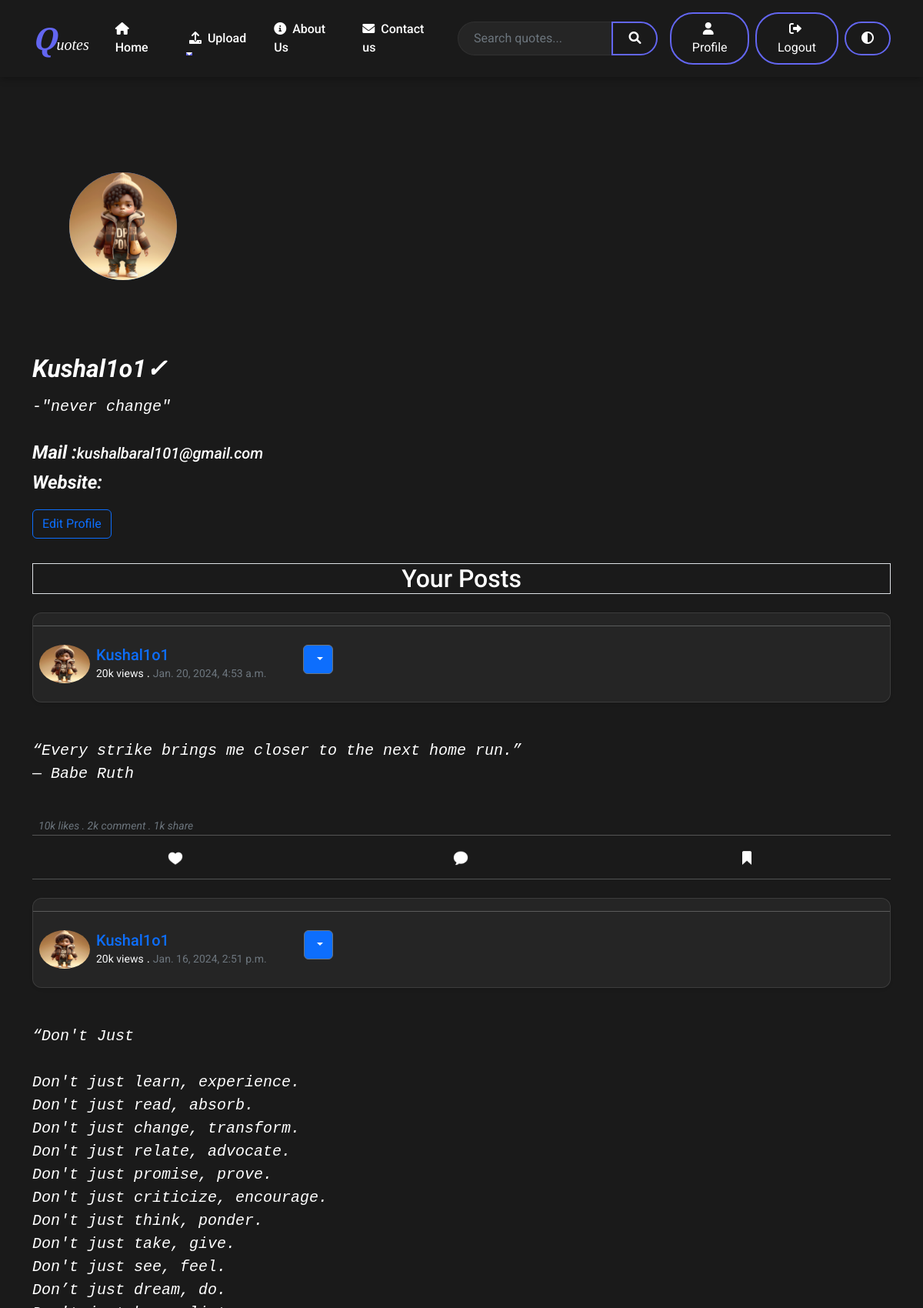
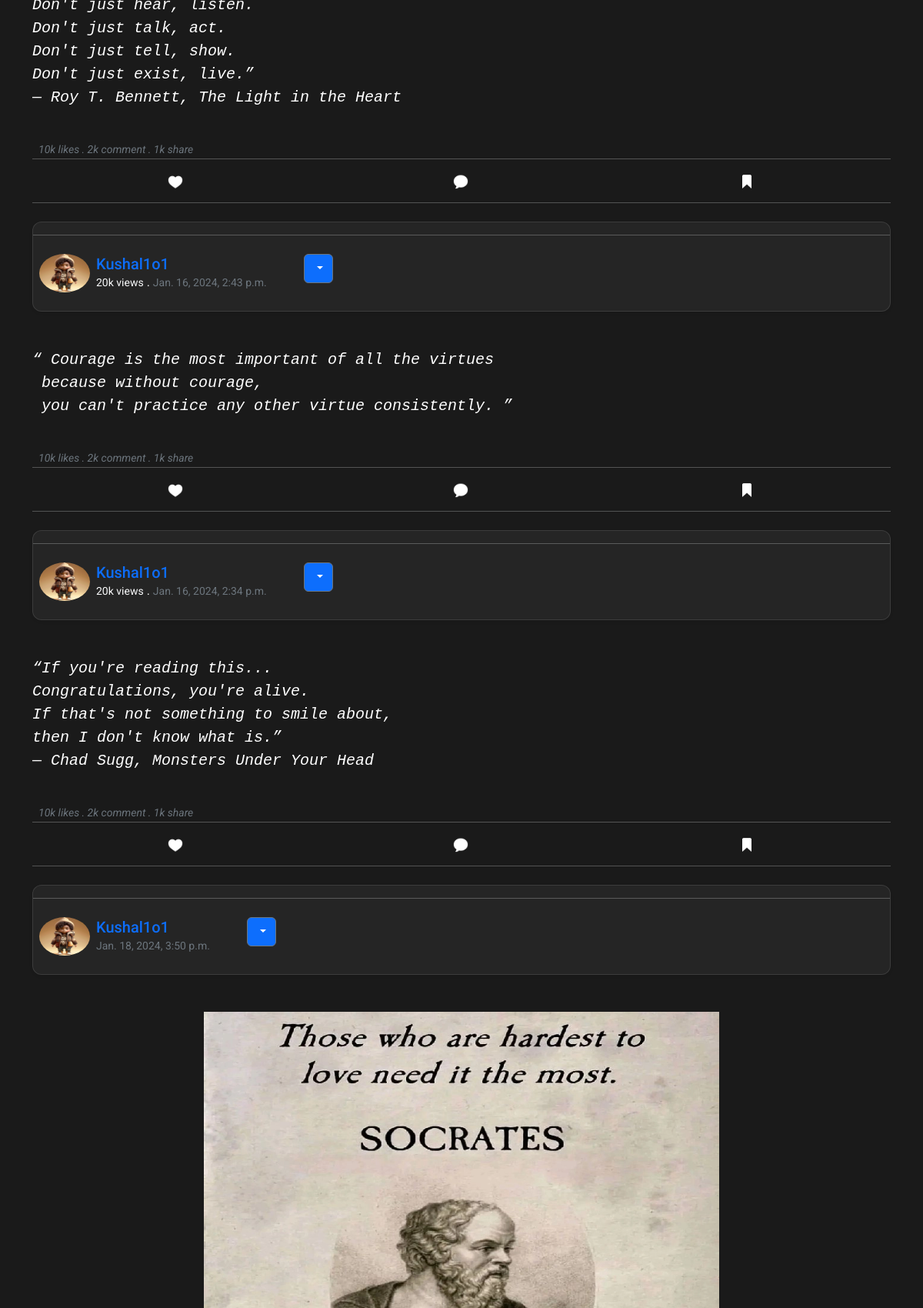
The page /userhome/mainpage/2/profile (signed in, upper part) on the database its author committed (2 pictures, top to bottom).
### userhome/models.py (models this page shows, shortened)
class UserInfo(models.Model):
    user = models.OneToOneField(User, on_delete=models.CASCADE)
    profile_picture = models.ImageField(upload_to='profile_pics/', blank=True, null=True)
    bio = models.TextField(blank=True)
    website = models.URLField(blank=True)

class Quote(models.Model):
    user = models.ForeignKey(User, on_delete=models.CASCADE)
    quote = models.TextField()
    posted_date = models.DateTimeField(auto_now_add=True)

class ImagePost(models.Model):
    user = models.ForeignKey(User, on_delete=models.CASCADE)
    imgfile = models.ImageField(upload_to='images/')
    posted_date = models.DateTimeField(auto_now_add=True)

### userhome/views.py (the view, shortened to what this page needs)
# urls.py: path('mainpage/<int:user_id>/profile',views.profile,name='profile'),
@login_required
def profile(request,user_id):
    user = get_object_or_404(User, id=user_id)
    user_info = get_object_or_404(UserInfo, user_id=user_id)
    videos = Video.objects.filter(user=user_info.user).order_by('-posted_date')
    allquotes = Quote.objects.filter(user=user_info.user).order_by('-posted_date')
    allimg = ImagePost.objects.filter(user=user_info.user).order_by('-posted_date')
    return render(request, 'userhome/profile.html',{'user': user, 'user_info': user_info ,'videos': videos,'quotes':allquotes,'imgquote':allimg})

### userhome/templates/userhome/profile.html (shortened to what this page needs)
{% extends 'userhome/basic.html' %}
{% block mainContent%}
{%load static%}
<div>
  <div class="d-flex  flex-row fs-4 flex-wrap" style="font-style: oblique;">
    <div class="m-5">
    {% if user_info.profile_picture %}
    <div class="my-5">   <img class="bd-placeholder-img rounded-circle bg-primary " width="140" height="140"   preserveAspectRatio="xMidYMid slice" focusable="false" src="{{ user_info.profile_picture.url }}" alt="Profile Picture"></div>
      {% else %}
      <div class="my-5">   <img class="bd-placeholder-img rounded-circle bg-primary " width="140" height="140"   preserveAspectRatio="xMidYMid slice" focusable="false"></div>
{% endif %}
</div>
<div class="d-flex  flex-column  justify-content-center " >
    <strong><h2 class="fw-bold d-inline-block"> {{user.username}}&#10003;</h2></strong>
    <div>
      <div  style="width:80vw ;overflow: hidden;">
        <pre class="text-bolder fs-5  d-inline-block pt-2" style="width:100%; overflow-x:auto;">-"{{ user_info.bio }}"</pre>
         </div>
      <strong> Mail :</strong><span><h5 class="d-inline-block">{{ user.email }} </h5></span>
  </div>
    <div>
      <p><strong>Website:</strong> <a href="{{ user_info.website }}" target="_blank">{{ user_info.website }}</a></p>
    </div>
    <div>
      <button class="btn btn-outline-primary"  data-bs-toggle="modal" data-bs-target="#editprofile">Edit Profile</button>
    </div>
  </div>
  </div>
<br>
<h2 class="my-2 border text-center">Your Posts</h2>
 {% for quote in quotes %}
      <div class="col   my-4  d-flex  flex-column justify-content-between ">
        <div class="card shadow-sm  text-light ">
          <hr class="text-light">
            <div class="d-flex md-2">
          <div class="d-flex align-items-center mb-3">
            <div class="me-3">
              {% if user_info.profile_picture %}<img class="rounded-circle d-inline-block m-2 " src="{{ user_info.profile_picture.url}}" alt="pp" width="100%"
                height="50">{% endif %}
            </div>
            <div class="d-flex flex-column">
              <h5 class=" text-primary my-0 d-inline-block">{{ quote.user}}</h5>
              <div><small class="">20k views</small> .
                <small class="text-muted">{{ quote.posted_date }}</small></div>
            </div>
          </div>
          <div class="dropdown ps-5  my-2 me-2" >
            <button class="btn btn-secondary dropdown-toggle bg-primary" type="button" data-bs-toggle="dropdown" aria-expanded="false">
            </button>
          </div>
        </div>
        </div>
        <div class="card-body">
<br><p class="card-text  d-inline-block  "> <pre class="fs-5" style="font-style: oblique;">{{ quote.quote }}</pre></p><br>
          <small class="text-muted ms-2 mt-3" style="font-style: oblique;"> 10k likes . 2k comment . 1k share</small>
          <hr class="my-0">
          <div class="d-flex align-items-center justify-content-around py-3">
            <div><img width="20px" class="btn-outline-primary" src='{%static "images/love.png"%}' alt="sth"></div>
            <div><img width="20px" type="button" class="btn-outline-primary" data-bs-toggle="offcanvas" data-bs-target="#offcanvasBottom" aria-controls="offcanvasBottom" src='{%static "images/comment.jpeg"%}' alt=""></div>
            <div><img width="22px" class="btn-outline-primary" src='{%static "images/save.png"%}' alt="sth"></div>
          </div>
        </div>
        <hr class="my-0 text-light">
      </div>
      {% endfor %}
      {% for img in imgquote %}
      <div class="col   my-4  d-flex  flex-column justify-content-between ">
        <div class="card shadow-sm  text-light ">
          <hr class="text-light">
            <div class="d-flex md-2">
          <div class="d-flex align-items-center mb-3">
            <div class="me-3"><img class="rounded-circle d-inline-block m-2 " src="{{ img.user.userinfo.profile_picture.url }}" alt="pp" width="100%"
                height="50">
            </div>
            <div class="d-flex flex-column">
              <h5 class=" text-primary my-0 d-inline-block">{{ img.user}}</h5>
              <div>
                <small class="text-muted">{{ img.posted_date }}</small></div>
            </div>
          </div>
          <div class="dropdown ps-5  my-2 me-2" >
            <button class="btn btn-secondary dropdown-toggle bg-primary" type="button" data-bs-toggle="dropdown" aria-expanded="false">
            </button>
          </div>
        </div>
        </div>
        <div class="card-body  ">
          <div class="d-flex align-items-center justify-content-center">
            <img src="{{ img.imgfile.url }}" alt="img" class="my-5 " width="60%" height="500px">
          </div>
        </div>
      </div>
      {% endfor %}
{%endblock%}

### userhome/templates/userhome/basic.html (shortened to what this page needs)
<!DOCTYPE html>
<html lang="en">
<head>
    {% load static %}
    <link href="https://cdn.jsdelivr.net/npm/bootstrap@5.2.3/dist/css/bootstrap.min.css" rel="stylesheet">
    <link rel="stylesheet" href="https://cdnjs.cloudflare.com/ajax/libs/font-awesome/6.0.0/css/all.min.css">
</head>
<body>
    <nav class="navbar navbar-expand-lg navbar-dark fixed-top">
        <div class="container">
            <a class="navbar-brand d-flex align-items-center" href=".">
                <div class="brand-font">
                    <span class="brand-letter">Q</span>uotes
                </div>
            </a>
            <div class="collapse navbar-collapse" id="navbarMain">
                <ul class="navbar-nav ms-auto mb-2 mb-lg-0 align-items-center">
                    <li class="nav-item">
                        <a class="nav-link" aria-current="page" href=".">
                            <i class="fas fa-home me-1"></i> Home
                        </a>
                    </li>
                    <li class="nav-item dropdown">
                        <a class="nav-link dropdown-toggle" href="#" role="button" data-bs-toggle="dropdown"
                            aria-expanded="false">
                            <i class="fas fa-upload me-1"></i> Upload
                        </a>
                    </li>
                    <li class="nav-item">
                        <a class="nav-link" href="aboutUs">
                            <i class="fas fa-info-circle me-1"></i> About Us
                        </a>
                    </li>
                    <li class="nav-item">
                        <a class="nav-link" href="contactUs">
                            <i class="fas fa-envelope me-1"></i> Contact us
                        </a>
                    </li>
                    <li class="nav-item ms-lg-3 mt-3 mt-lg-0">
                        <form class="d-flex" role="search">
                            <div class="input-group">
                                <input class="form-control search-box" type="search" placeholder="Search quotes..." aria-label="Search">
                                <button class="btn btn-custom" type="submit">
                                    <i class="fas fa-search"></i>
                                </button>
                            </div>
                        </form>
                    </li>
                    <li class="nav-item ms-lg-3 mt-3 mt-lg-0">
                        <a href="profile" type="button" class="btn btn-custom">
                            <i class="fas fa-user me-1"></i> Profile
                        </a>
                    </li>
                    <li class="nav-item ms-lg-2 mt-3 mt-lg-0">
                        <a href="/" type="button" class="btn btn-custom">
                            <i class="fas fa-sign-out-alt me-1"></i> Logout
                        </a>
                    </li>
                    <li class="nav-item ms-lg-2 mt-3 mt-lg-0">
                        <button id="themeToggle" class="btn btn-custom" type="button">
                            <i class="fas fa-adjust"></i>
                        </button>
                    </li>
                </ul>
            </div>
        </div>
    </nav>
    <main class="container py-5">
        {% block mainContent %}{% endblock %}
    </main>
</body>
</html>

### userhome/templates/userhome/basic.html (style rules this page uses)
:root { --primary-dark: #1a1a1a; --primary-light: #ffffff; --accent-primary: #6366f1; --accent-secondary: #0ea5e9; --bg-dark: #0f172a; --bg-light: #f8fafc; --text-dark: #1e293b; --text-light: #f1f5f9; --border-dark: rgba(255, 255, 255, 0.1); --border-light: rgba(0, 0, 0, 0.1); --shadow-dark: rgba(0, 0, 0, 0.3); --shadow-light: rgba(0, 0, 0, 0.1); }
body { background-color: var(--primary-dark); color: var(--primary-light); font-family: 'Roboto', sans-serif; position: relative; min-height: 100vh; padding-bottom: 300px; padding-top: 80px; }
.brand-font { font-family: 'Playfair Display', serif; font-style: italic; }
.brand-letter { font-size: 2.5rem; font-weight: 700; color: var(--accent-primary); }
.navbar { box-shadow: 0 2px 10px var(--shadow-dark); padding: 15px 0; background-color: var(--primary-dark); backdrop-filter: blur(10px); z-index: 1030; }
.navbar-dark { background-color: var(--primary-dark); }
.navbar-dark .navbar-brand, .navbar-dark .nav-link { color: var(--primary-light); }
.nav-link { position: relative; margin: 0 10px; font-weight: 500; transition: all 0.3s ease; color: var(--primary-light); }
.nav-link::after { content: ""; position: absolute; width: 0; height: 2px; bottom: -2px; left: 0; background-color: var(--accent-primary); transition: all 0.3s ease; }
.btn-custom { background-color: transparent; border: 2px solid var(--accent-primary); border-radius: 30px; color: var(--primary-light); transition: all 0.3s ease; padding: 8px 20px; }
.search-box { border-radius: 30px; border: 1px solid var(--border-dark); background-color: rgba(255, 255, 255, 0.05); color: var(--primary-light); padding: 8px 20px; }
.card { background-color: rgba(255, 255, 255, 0.05); border: 1px solid var(--border-dark); border-radius: 12px; transition: all 0.3s ease; }
.form-control { background-color: rgba(255, 255, 255, 0.05); border: 1px solid var(--border-dark); color: var(--primary-light); }

### rows shown on the page
UserInfo: profile_picture (picture), bio "never change"
Quote: profile_picture (picture), user "Kushal1o1", posted_date "Jan. 20, 2024, 4:53 a.m.", quote "“Every strike brings me closer to the next home run.” ― Babe Ruth"
Quote: profile_picture (picture), user "Kushal1o1", posted_date "Jan. 16, 2024, 2:51 p.m.", quote "“Don't Just Don't just learn, experience. Don't just read, absorb. Don't just change, transform. Don't just relate, advocate. Don't just promise, prove. Don't just criticize, encourage. Don't just think, ponder. Don't just take, give. Don't just see, feel. Don’t just dream, do. Don't just hear, listen. Don't just talk, act. Don't just tell, show. Don't just exist, live.” ― Roy T. Bennett, The Light in the Heart"
Quote: profile_picture (picture), user "Kushal1o1", posted_date "Jan. 16, 2024, 2:43 p.m.", quote "“ Courage is the most important of all the virtues because without courage, you can't practice any other virtue consistently. ”"
Quote: profile_picture (picture), user "Kushal1o1", posted_date "Jan. 16, 2024, 2:34 p.m.", quote "“If you're reading this... Congratulations, you're alive. If that's not something to smile about, then I don't know what is.” ― Chad Sugg, Monsters Under Your Head"
ImagePost: user.userinfo.profile_picture (picture), user "Kushal1o1", posted_date "Jan. 18, 2024, 3:50 p.m.", imgfile (picture)

### other values the page prints
{{ user.username }} "Kushal1o1"
{{ user.email }} "kushalbaral101@gmail.com"
